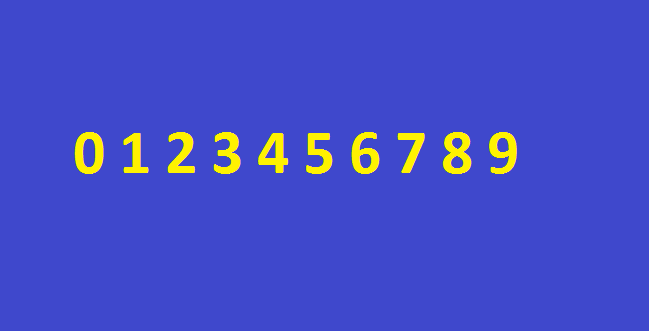
#> input picture v2-ocr/images/brojevi.png, 649 x 332 px
$ jupyter execute --allow-errors v2_OCR_basic.ipynb   (shell and % lines are left out)   (older library calls are emulated)
#> lines starting #> are read from the running program, lines starting #| are printed output that depends on the picture; after the words box and inside, x2 and y2 are one past the last pixel; in counts of white or black regions, pixels touching at a corner belong together
# Vežbe 2 - OCR (Optical Character Recognition)

Cilj ovih vežbi je implementacija osnovne verzije OCR-a i upoznavanje sa Keras okruženjem za rad sa neuronskim mrežama.

* Keras - Python biblioteka za laku implementaciju neuronski mreža (http://keras.io/)

### Tok aktivnosti implementacije OCR - a

Tok aktivnosti predstavlja korake koje je potrebno izvršiti prilikom implementacije OCR-a.

### Početak implementacije
Skup biblioteka sa prethodnih vežbi smo proširili Keras bibliotekom za rad sa neuronskim mrežama.

[cell 1]
from __future__ import print_function
#import potrebnih biblioteka
import cv2
import numpy as np
import matplotlib.pyplot as plt
import collections

# keras
from keras.models import Sequential
from keras.layers.core import Dense,Activation
from keras.optimizers import SGD

import matplotlib.pylab as pylab
pylab.rcParams['figure.figsize'] = 16, 12 # za prikaz većih slika i plotova, zakomentarisati ako nije potrebno

## Korak 1 - 3
Helper funkcije za rad sa slikama

[cell 2]
def load_image(path):
    return cv2.cvtColor(cv2.imread(path), cv2.COLOR_BGR2RGB)
def image_gray(image):
    return cv2.cvtColor(image, cv2.COLOR_RGB2GRAY)
def image_bin(image_gs):
    ret,image_bin = cv2.threshold(image_gs, 127, 255, cv2.THRESH_BINARY)
    return image_bin
def invert(image):
    return 255-image
def display_image(image, color= False):
    if color:
        plt.imshow(image)
    else:
        plt.imshow(image, 'gray')
def dilate(image):
    kernel = np.ones((3,3)) # strukturni element 3x3 blok
    return cv2.dilate(image, kernel, iterations=1)
def erode(image):
    kernel = np.ones((3,3)) # strukturni element 3x3 blok
    return cv2.erode(image, kernel, iterations=1)

### Korak 4 -  izdvajanje regiona od interesa

U ovom koraku potrebno je izdvojiti samo regione(konture) od interesa. Potrebno je označiti regione od interesa na slici i napraviti listu slika od regiona koja će kasnije biti ulaz za neuronsku mrežu.

### Resize
Potrebno je implementirati funkciju za promenu veličine slike na 28 x 28. Ovo se radi kako bi svi regioni koje ćemo koristiti za neuronsku mrežu bili iste veličine. *(pomoć: pogledati OpenCV funkciju resize)*

[cell 3]
def resize_region(region):
    '''Transformisati selektovani region na sliku dimenzija 28x28'''
    return cv2.resize(region,(28,28), interpolation = cv2.INTER_NEAREST)

### Selekcija i izdvajanje regiona od interesa
* Označiti regione od interesa na originalnoj slici.
* Za svaki region napraviti posebnu sliku dimenzija 28 x 28.
* Za označavanje regiona koristiti metodu cv2.boundingRect(contour).
* Kao povratnu vrednost vratiti originalnu sliku na kojoj su obeleženi regioni (koristiti OpenCV funkciju **rectangle**) i niz slika koje predstavljaju regione sortirane  po rastućoj vrednosti x ose

[cell 4]
def select_roi(image_orig, image_bin):
    '''Oznaciti regione od interesa na originalnoj slici. (ROI = regions of interest)
        Za svaki region napraviti posebnu sliku dimenzija 28 x 28.
        Za označavanje regiona koristiti metodu cv2.boundingRect(contour).
        Kao povratnu vrednost vratiti originalnu sliku na kojoj su obeleženi regioni
        i niz slika koje predstavljaju regione sortirane po rastućoj vrednosti x ose
    '''
    img, contours, hierarchy = cv2.findContours(image_bin.copy(), cv2.RETR_LIST, cv2.CHAIN_APPROX_SIMPLE)
    sorted_regions = [] # lista sortiranih regiona po x osi (sa leva na desno)
    regions_array = []
    for contour in contours:
        x,y,w,h = cv2.boundingRect(contour) #koordinate i velicina granicnog pravougaonika
        area = cv2.contourArea(contour)
        if area > 100 and h < 100 and h > 15 and w > 20:
            # kopirati [y:y+h+1, x:x+w+1] sa binarne slike i smestiti u novu sliku
            # označiti region pravougaonikom na originalnoj slici (image_orig) sa rectangle funkcijom
            region = image_bin[y:y+h+1,x:x+w+1]
            regions_array.append([resize_region(region), (x,y,w,h)])
            cv2.rectangle(image_orig,(x,y),(x+w,y+h),(0,255,0),2)

    # sortirati sve regione po x osi (sa leva na desno) i smestiti u promenljivu sorted_regions
    regions_array = sorted(regions_array, key=lambda item: item[1][0])
    sorted_regions = [region[0] for region in regions_array]

    return image_orig, sorted_regions

Obratite pažnju da se **koordinatni početak** u OpenCV biblioteci nalazi u **gornjem levom uglu**. Ovo može igrati bitnu ulogu kod manipulacije koordinatama.

## Korak 5

Regioni od interesa su predstavljeni vektorom čiji su elementi matrice dimenzija 28x28. Elementi matrica su vrednosti 0 ili 255. Potrebno je skalirati vrednosti elemenata matrice na opseg od 0 do 1, kako bi se pogodio linearni deo sigmoid funkcije i smanjilo vreme obučavanja.
Nakon skaliranja matrice je potrebno transformisati u vektor od 784 elementa.

### Skaliranje elemenata

Skalirati sve elemente matrice sa celobrojnog opsega [0, 255] na realni opseg [0, 1].

[cell 5]
def scale_to_range(image): # skalira elemente slike na opseg od 0 do 1
    ''' Elementi matrice image su vrednosti 0 ili 255.
        Potrebno je skalirati sve elemente matrica na opseg od 0 do 1
    '''
    return image/255

### Transformacija slike u vektor

Region koji je zapravo slika (matrica) dimenzija 28x28 transformiati u vektor od 784 elementa.

[cell 6]
def matrix_to_vector(image):
    '''Sliku koja je zapravo matrica 28x28 transformisati u vektor sa 784 elementa'''
    return image.flatten()

### Priprema za neuronsku mrežu

Svaki region pripremiti za ulaz na neuronsku mrežu: skaliranje elemenata na [0,1] i transformaciju u vektor.

[cell 7]
def prepare_for_ann(regions):
    '''Regioni su matrice dimenzija 28x28 čiji su elementi vrednosti 0 ili 255.
        Potrebno je skalirati elemente regiona na [0,1] i transformisati ga u vektor od 784 elementa '''
    ready_for_ann = []
    for region in regions:
        # skalirati elemente regiona
        # region sa skaliranim elementima pretvoriti u vektor
        # vektor dodati u listu spremnih regiona
        scale = scale_to_range(region)
        ready_for_ann.append(matrix_to_vector(scale))

    return ready_for_ann

### Konverzija

Konvertovati alfabet u niz pogodan za obučavanje NM, odnosno niz čiji su svi elementi 0 osim elementa čiji je indeks jednak indeksu elementa iz alfabeta za koji formiramo niz.
Primer prvi element iz alfabeta [1,0,0,0,0,0,0,0,0,0], za drugi [0,1,0,0,0,0,0,0,0,0] itd..

[cell 8]
def convert_output(alphabet):
    '''Konvertovati alfabet u niz pogodan za obučavanje NM,
        odnosno niz čiji su svi elementi 0 osim elementa čiji je
        indeks jednak indeksu elementa iz alfabeta za koji formiramo niz.
        Primer prvi element iz alfabeta [1,0,0,0,0,0,0,0,0,0],
        za drugi [0,1,0,0,0,0,0,0,0,0] itd..
    '''
    nn_outputs = []
    for index in range(len(alphabet)):
        output = np.zeros(len(alphabet))
        output[index] = 1
        nn_outputs.append(output)
    return np.array(nn_outputs)

## Obučavanje

### Neuronska mreža

Veštačka neuronska mreža se sastoji od 784 ulazna neurona, 128 neurona u skrivenom sloju i 10 neurona na izlazu. Zašto baš 784 neurona na ulazu i 10 neurona na izlazu? Regione smo transformisali prvo na matricu dimenzija 28x28,a zatim u vektor od 784 elementa. Što se tiče 10 neurona na izlazu, to je posledica broja znakova u alfabetu. U našem primeru alfabet (0,1,2,3,4,5,6,7,8,9) ima 10 elemenata pa nam je potrebno 10 neurona na izlazu.
Neuronska mreža je implementirana pomoću Keras biblioteke.

### Sigmoidalna aktivaciona funkcija
$ sigm(x) = \dfrac{1}{1 + e^{-x}} $

[cell 9]
def create_ann():
    '''Implementacija veštačke neuronske mreže sa 784 neurona na uloznom sloju,
        128 neurona u skrivenom sloju i 10 neurona na izlazu. Aktivaciona funkcija je sigmoid.
    '''
    ann = Sequential()
    ann.add(Dense(128, input_dim=784, activation='sigmoid'))
    ann.add(Dense(10, activation='sigmoid'))
    return ann

def train_ann(ann, X_train, y_train):
    '''Obucavanje vestacke neuronske mreze'''
    X_train = np.array(X_train, np.float32) # dati ulazi
    y_train = np.array(y_train, np.float32) # zeljeni izlazi za date ulaze

    # definisanje parametra algoritma za obucavanje
    sgd = SGD(lr=0.01, momentum=0.9)
    ann.compile(loss='mean_squared_error', optimizer=sgd)

    # obucavanje neuronske mreze
    ann.fit(X_train, y_train, epochs=500, batch_size=1, verbose = 0, shuffle=False)

    return ann

## Korak 7 - određivanje pobedničkog neurona

Određivanje pobedničkog neurona. Pobednički neuron je neuron čija je aktivaciona vrednost najveća. Npr. ako imamo dva neurona sa aktivacionim vrednostima 0.3 i 0.89, pobednik je drugi sa aktivacijom 0.89.

Pronaći indeks neurona koji je najviše pobuđen.

[cell 10]
def winner(output): # output je vektor sa izlaza neuronske mreze
    '''pronaći i vratiti indeks neurona koji je najviše pobuđen'''
    return max(enumerate(output), key=lambda x: x[1])[0]

## Korak 8 - prikaz rezultata

Pikazati rezultat prepoznavanja neuronske mreže. Za svaki rezultat pronaći indeks pobedničkog  neurona koji ujedno predstavlja i indeks prepoznatog elementa u alfabetu. Dodati karakter iz alfabeta u result

[cell 11]
def display_result(outputs, alphabet):
    '''za svaki rezultat pronaći indeks pobedničkog
        regiona koji ujedno predstavlja i indeks u alfabetu.
        Dodati karakter iz alfabet u result'''
    result = []
    for output in outputs:
        result.append(alphabet[winner(output)])
    return result

## Start
Učitati sliku za obučavanje veštačke neuronske mreže. Transformisati sliku i binarni oblik i označiti regione od interesa (u ovom slučaju to su brojevi od 0 do 9).
Prikazati sliku sa označenim regionima od interesa.

[cell 12]
image_color = load_image('images/brojevi.png')
img = invert(image_bin(image_gray(image_color)))
#> in image_bin, `ret,image_bin = cv2.threshold(image_gs, 127, 255, cv2.THRESH_BINARY)`:
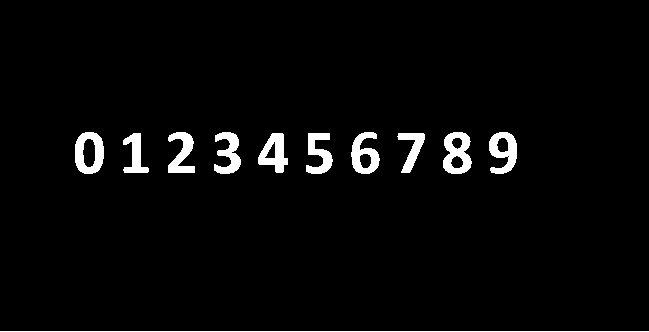
#> image_bin: shape (332, 649); 3.3% white; 11 white regions, largest, box (x1, y1, x2, y2) and area: (443, 132, 472, 174) 782, (75, 132, 104, 174) 759, (489, 132, 517, 174) 707
img_bin = erode(dilate(img))
#> in dilate, `return cv2.dilate(image, kernel, iterations=1)`: returned value: shape (332, 649); 97.9% white; 10 black regions, largest, box (x1, y1, x2, y2) and area: (76, 133, 103, 173) 537, (444, 133, 471, 173) 521, (259, 134, 287, 172) 479
#> in erode, `kernel = np.ones((3,3))`: kernel = [[1, 1, 1], [1, 1, 1], [1, 1, 1]]
#> in erode, `return cv2.erode(image, kernel, iterations=1)`: returned value: shape (332, 649); 97% white; 10 black regions
selected_regions, numbers = select_roi(image_color.copy(), img)
#> in select_roi, `img, contours, hierarchy = cv2.findContours(image_bin.copy(), cv2.RETR..`: contours = 17 contours; largest, box (x1, y1, x2, y2) and area: (0, 0, 649, 331) 213840, (74, 131, 105, 175) 1090, (442, 131, 473, 175) 1030, (488, 131, 518, 175) 901, (350, 131, 381, 175) 886
#> the loop in select_roi, `for contour in contours:` made 17 passes
#> (x, y, w, h, area) on passes 1 to 12: (451, 156, 12, 12, 90.5), (360, 154, 11, 14, 109), (265, 142, 10, 16, 63.5), (83, 139, 12, 28, 245), (497, 138, 11, 14, 105), (452, 138, 10, 11, 67.5), (396, 132, 30, 42, 566.5), (305, 132, 29, 43, 702), (257, 132, 32, 42, 813.5), (122, 132, 28, 42, 583.5), (488, 131, 30, 44, 901), (442, 131, 31, 44, 1030)
#> (contour, x, y, w, h, area) on pass 17: ([[0, 0], [0, 330], [648, 330], [648, 0]], 0, 0, 649, 331, 213840)
#> after the loop in select_roi, `for contour in contours:`:
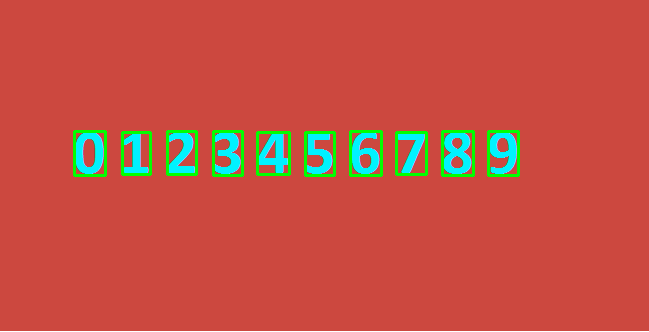
#> image_orig: shape (332, 649, 3); mean of channels 0, 1, 2 67.7, 81, 194.4; drawn as B, G, R
#> after the loop in select_roi, `for contour in contours:`:
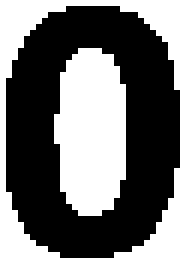
#> region: shape (45, 32) (shown 6 times larger); 47.3% white; 2 white regions, box (x1, y1, x2, y2) and area: (0, 0, 32, 45) 404, (9, 8, 21, 36) 277
#> after the loop in select_roi, `for contour in contours:`: regions_array = 10 items
#> numbers = 10 items
display_image(selected_regions)

[cell 13]
# insert alphabet here
alphabet = [0,1,2,3,4,5,6,7,8,9]

[cell 14]
inputs = prepare_for_ann(numbers)
#> the loop in prepare_for_ann, `for region in regions:` made 10 passes
#> after the loop in prepare_for_ann, `for region in regions:`:
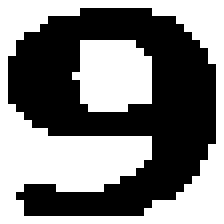
#> scale: shape (28, 28) float64 (shown 8 times larger); values 0 (black) and 1 (white), 49.6% white; 2 white regions, box (x1, y1, x2, y2) and area: (0, 0, 28, 28) 314, (9, 5, 19, 14) 75
#> inputs = 10 items
outputs = convert_output(alphabet)
#> (the rest of this cell did not finish here and is left out)

### Verifikacija i primer predikcije

Za verifikaciju obučenosti neuronske mreže ćemo uzeti treći i četvrti ulazni vektor (brojevi 2 i 3 iz alfabeta).
Metoda **model.predict** kao ulazni parametar prima niz vektora dimenzija 784.
Rezultat **predict** metode je niz vektora dimenzije 10, koji sadrži koeficijente pobuđenosti.

#> (a cell that did not finish here is left out)

## Test

Učitati sliku za testiranje rada OCR -a  'images/test.png'. Transformisati sliku u oblik pogodan za ulaz u neuronsku mrežu.
Prikazati rezultate predikcije kao i sliku sa označenim regionima od interesa.

PSEUDO KOD:
* učitati sliku 'images/test.png'
* pretvoriti sliku u binarnu i ako je potrebno invertovati je
* ako je potrebno primeniti eroziju i/ili diletaciju
* selektovati regione od značaja
* pripremiti podatke za ulaz na NM
* pozvati metodu **predict**, a kao parametar proslediti pripremljene podatke
* prikazati rezultate predikcije

[cell 16]
test_color = load_image('images/test.png')
#> call 2 of load_image, with path = 'images/test.png'
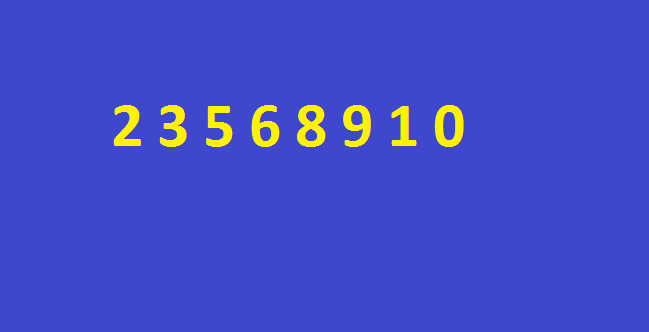
#> input picture v2-ocr/images/test.png, 649 x 332 px
test = invert(image_bin(image_gray(test_color)))
#> in image_gray (call 2), `return cv2.cvtColor(image, cv2.COLOR_RGB2GRAY)`:
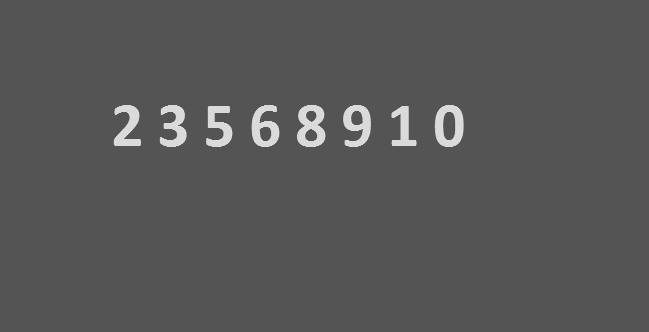
#> returned value: shape (332, 649); min 78, max 228, mean 87.2
#> in image_bin (call 2), `ret,image_bin = cv2.threshold(image_gs, 127, 255, cv2.THRESH_BINARY)`: image_bin: shape (332, 649); 2.5% white; 8 white regions, largest, box (x1, y1, x2, y2) and area: (297, 105, 326, 147) 782, (435, 105, 464, 147) 759, (343, 105, 371, 147) 707
test_bin = erode(dilate(test))
#> in dilate (call 2), `return cv2.dilate(image, kernel, iterations=1)`:
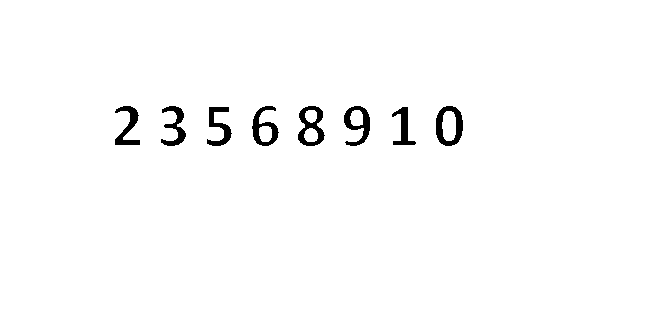
#> returned value: shape (332, 649); 98.3% white; 8 black regions, largest, box (x1, y1, x2, y2) and area: (436, 106, 463, 146) 537, (298, 106, 325, 146) 521, (344, 106, 370, 146) 473
#> in erode (call 2), `return cv2.erode(image, kernel, iterations=1)`: returned value: shape (332, 649); 97.5% white; 8 black regions
selected_test, test_numbers = select_roi(test_color.copy(),test_bin)
#> in select_roi (call 2), `img, contours, hierarchy = cv2.findContours(image_bin.copy(), cv2.RETR..`: contours = 14 contours; largest, box (x1, y1, x2, y2) and area: (0, 0, 649, 332) 214488, (434, 104, 465, 148) 1090, (296, 104, 327, 148) 1029, (342, 104, 372, 148) 901, (250, 104, 281, 148) 886
#> the loop in select_roi (call 2), `for contour in contours:` made 14 passes
#> (x, y, w, h, area) on passes 1 to 12: (305, 129, 12, 12, 90.5), (260, 127, 11, 14, 109), (443, 112, 12, 28, 245), (351, 111, 11, 14, 105), (306, 111, 10, 11, 67.5), (390, 105, 28, 42, 581.5), (205, 105, 29, 43, 702), (434, 104, 31, 44, 1090.5), (342, 104, 30, 44, 901), (296, 104, 31, 44, 1029), (250, 104, 31, 44, 886.5), (159, 104, 29, 44, 718.5)
#> (contour, x, y, w, h, area) on pass 14: ([[0, 0], [0, 331], [648, 331], [648, 0]], 0, 0, 649, 332, 214488)
#> after the loop in select_roi (call 2), `for contour in contours:`:
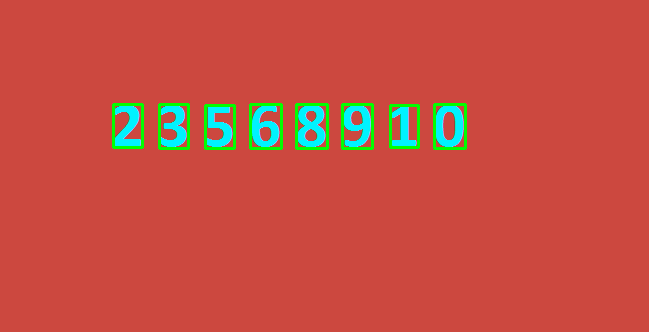
#> image_orig: shape (332, 649, 3); mean of channels 0, 1, 2 66.5, 78.9, 196.1; drawn as B, G, R
#> after the loop in select_roi (call 2), `for contour in contours:`:
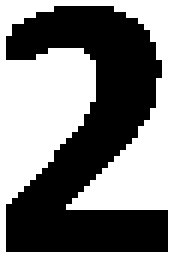
#> region: shape (44, 30) (shown 6 times larger); 53% white; 1 black region, box (x1, y1, x2, y2) and area: (1, 1, 28, 42) 621
#> after the loop in select_roi (call 2), `for contour in contours:`: regions_array = 8 items
#> test_numbers = 8 items
display_image(selected_test)
test_inputs = prepare_for_ann(test_numbers)
#> the loop in prepare_for_ann (call 2), `for region in regions:` made 8 passes
#> pass 3, in prepare_for_ann (call 2), `scale = scale_to_range(region)`:
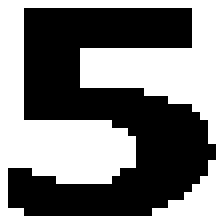
#> scale: shape (28, 28) float64 (shown 8 times larger); values 0 (black) and 1 (white), 50.5% white; 1 black region, box (x1, y1, x2, y2) and area: (1, 1, 27, 27) 388
#> test_inputs = 8 items
#> (the rest of this cell did not finish here and is left out)
